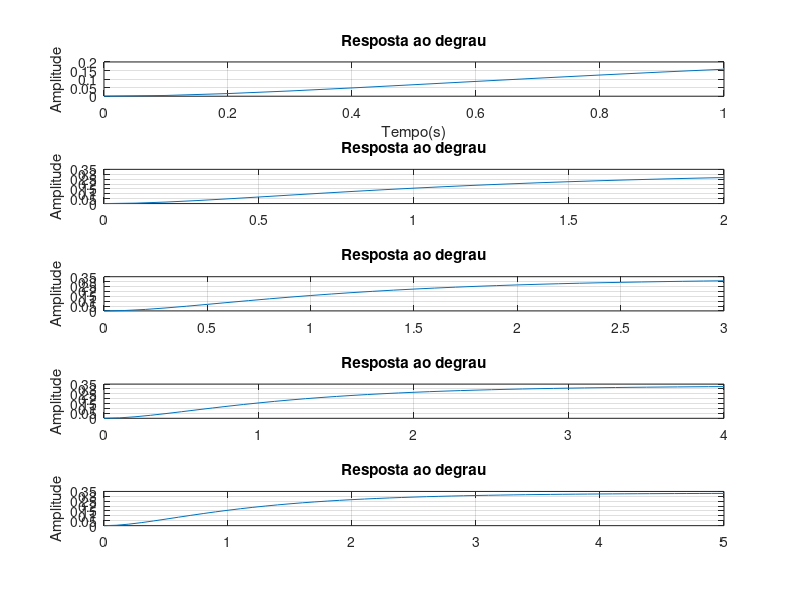

This chart was generated by the following MATLAB code:
clc;
close all;

Ts = tf(1,[1 4 3]);
subplot(5,1,1);
t1 = [0:0.1:1]; 
y1= step(Ts,t1);%T
plot(t1,y1);xlabel('Tempo(s)');ylabel('Amplitude');title('Resposta ao degrau'); grid('on');
subplot(5,1,2);
t2 = [0:0.1:2]; %2T
y2= step(Ts,t2);
plot(t2,y2);ylabel('Amplitude');title('Resposta ao degrau'); grid('on');
subplot(5,1,3);
t3 = [0:0.1:3]; %3T
y3= step(Ts,t3);
plot(t3,y3);ylabel('Amplitude');title('Resposta ao degrau'); grid('on');
subplot(5,1,4);
t4 = [0:0.1:4]; %4T
y4= step(Ts,t4);
plot(t4,y4);ylabel('Amplitude');title('Resposta ao degrau'); grid('on');
subplot(5,1,5);
t5 = [0:0.1:5]; %5T
y5= step(Ts,t5);
plot(t5,y5);ylabel('Amplitude');title('Resposta ao degrau'); grid('on');
